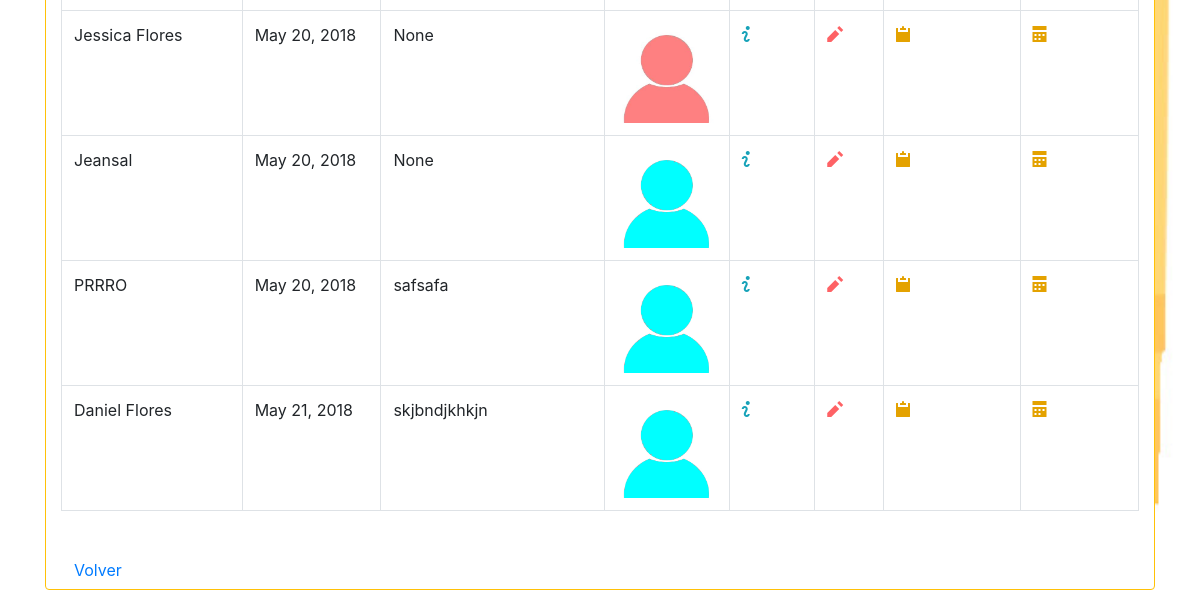
The page /alumnos/detalles (lower part) on the database as committed earlier.
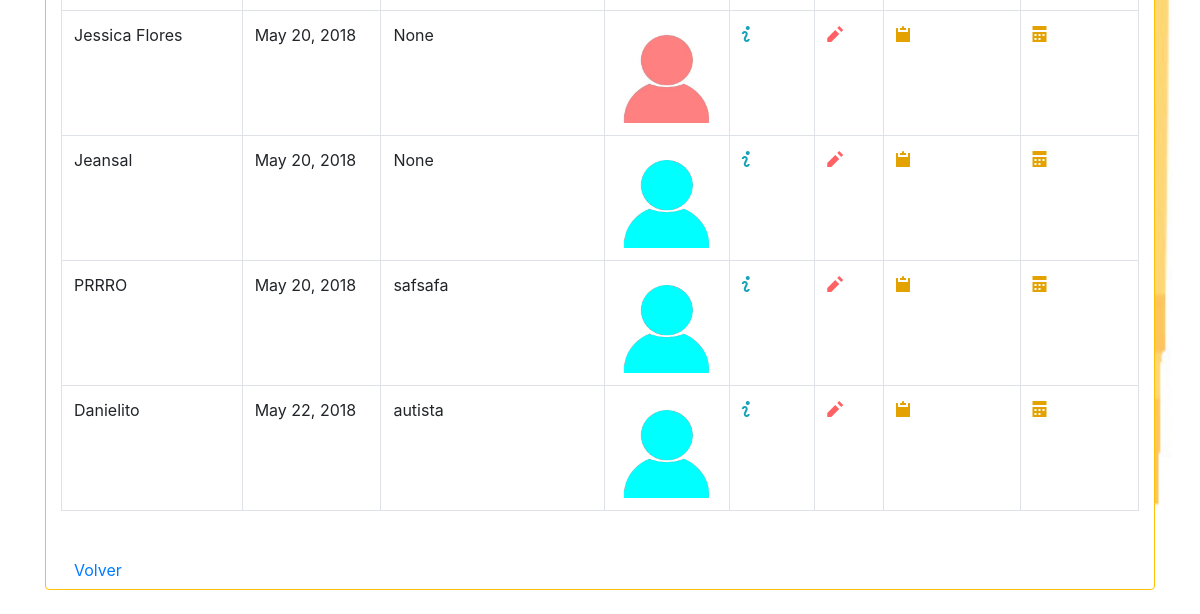
The same page on the database as committed later.
### alumnos/models.py (models this page shows, shortened)
class alumnos(models.Model):
    alu_nombre = models.CharField(max_length = 400)
    alu_genero = models.CharField(max_length = 10,default="Masculino")
    alu_tutores = models.ManyToManyField(Tutor)
    alu_vigente = models.BooleanField(default = True)
    alu_fechaIngreso = models.DateField(auto_now_add = True, null=True)
    alu_observaciones = models.CharField(max_length = 2000, null=True)
    alu_foto = models.ImageField(upload_to='media/fotosAlu', null=True, default='media/default/default.jpeg')
    slug = models.SlugField(max_length=24, default=''.join(random.SystemRandom().choice(string.ascii_uppercase + string.digits) for _ in range(24)))

### alumnos/views.py (the view)
# urls.py: url(r'^alumnos/detalles',AlumnoReporte.as_view(),name='alumnos_reporte'),
class AlumnoReporte(ListView):
	template_name = "alumnos/reporte.html"
	model = alumnos

### templates/alumnos/reporte.html (shortened to what this page needs)
{% extends 'base.html' %}
	{% block content%}
<div class="mt-4 mb-4 card border rounded border-warning">
			<div class="container">
		<table class = "table table-bordered" >
			<tbody id="ResultadoTabla">
				{% for p in object_list %}
                <tr>
					<td>{{ p.alu_nombre }}</td>
					<td>{{ p.alu_fechaIngreso }}</td>
					<td>{{ p.alu_observaciones }}</td>
					{% if p.alu_foto %}
						<td>
							<img height="100" width="100" src="{{ p.alu_foto.url }}" data-toggle="modal" title="Ver foto"  class='img-responsive'/>
						</td>
		 			{% endif %}
                    <td onclick="window.location ='/detalles/{{p.slug}}'" title="Mas informacion"><span style="color: #17a2b8;" class="oi oi-info"></span></td>
                    <td onclick="window.location ='/updateAlumno/{{p.slug}}'" title="Actualizar datos"><span style="color: #fe6265;" class="oi oi-pencil"  aria-hidden="true"></span></td>
                    <td onclick="window.location='/evaluar/{{p.slug}}'" title="Evaluar"><span style="color: #e4a200;" class="oi oi-clipboard" aria-hidden="true"> </span></td>
                    <td onclick="window.location='/semanal/{{p.slug}}'" title="Evaluar"><span style="color: #e4a200;" class="oi oi-calendar" aria-hidden="true"> </span></td>
				</tr>
			{% endfor %}
			</tbody>
		</table>
			<br>
			<a href="/" class="btn btn-default">Volver</a>
	</div>
</div>
{% endblock %}

Rows that differ between the two databases and show on the page:
changed alumnos: alu_nombre "Daniel Flores" → "Danielito"; alu_fechaIngreso "May 21, 2018" → "May 22, 2018"; alu_observaciones "skjbndjkhkjn" → "autista"
